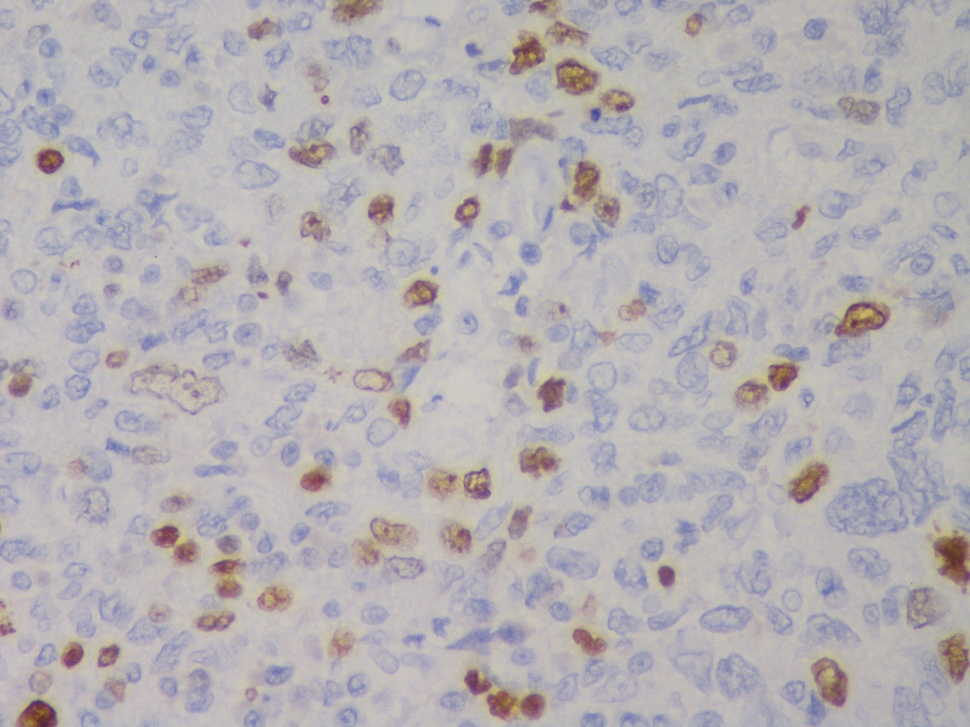
#> input picture Assignment7/4.jpg, 970 x 727 px, shrunk from 2560 x 1920 before the run
$ jupyter execute CV_Assignment7_4.ipynb
#> lines starting #> are read from the running program, lines starting #| are printed output that depends on the picture; after the words box and inside, x2 and y2 are one past the last pixel; in counts of white or black regions, pixels touching at a corner belong together
[cell 1]
import cv2
from matplotlib import pyplot as plt
from skimage.segmentation import clear_border
import numpy as np
import sys

np.set_printoptions(threshold=sys.maxsize)

[cell 2]
img = cv2.imread("4.jpg")
#> img is the input picture: shape (727, 970, 3); mean B, G, R 179.5, 175.9, 180.5

gray = cv2.cvtColor(img, cv2.COLOR_RGB2GRAY)

# gray_correct = np.array(255 * (gray / 255) ** 1.2 , dtype='uint8')

ret, thres = cv2.threshold(gray, 125, 255, cv2.THRESH_BINARY_INV)
#> thres: shape (727, 970); 2.6% white; 157 white regions (92 under 20 px), largest, box (x1, y1, x2, y2) and area: (934, 536, 970, 584) 1217, (835, 302, 889, 337) 972, (18, 700, 57, 727) 813

thres1 = cv2.adaptiveThreshold(gray, 255, cv2.ADAPTIVE_THRESH_GAUSSIAN_C, cv2.THRESH_BINARY, 255, 8)
#> thres1: shape (727, 970); 80.7% white; 1609 black regions (1119 under 20 px), largest, box (x1, y1, x2, y2) and area: (559, 140, 621, 260) 2696, (440, 665, 547, 723) 2559, (353, 338, 432, 430) 2231
thres1 = cv2.bitwise_not(thres1)

# [5 lines of commented-out code are left out]
plt.imshow(thres1, cmap="gray")

[cell 3]
kernel = np.ones((3,3), np.uint8)
kernel1 = np.ones((7,7), np.uint8)
# if we increase iterations smaller nuclei will go off sometimes
opening = cv2.morphologyEx(thres, cv2.MORPH_OPEN, kernel, iterations=2)
#> opening: shape (727, 970); 2.1% white; 56 white regions, largest, box (x1, y1, x2, y2) and area: (935, 537, 970, 582) 1185, (18, 700, 57, 727) 811, (791, 465, 827, 503) 715
# opening = clear_border(opening)

# opening1 = cv2.morphologyEx(thres1, cv2.MORPH_OPEN, kernel1, iterations=1)
img_dilation = cv2.dilate(thres1, kernel1, iterations=2)
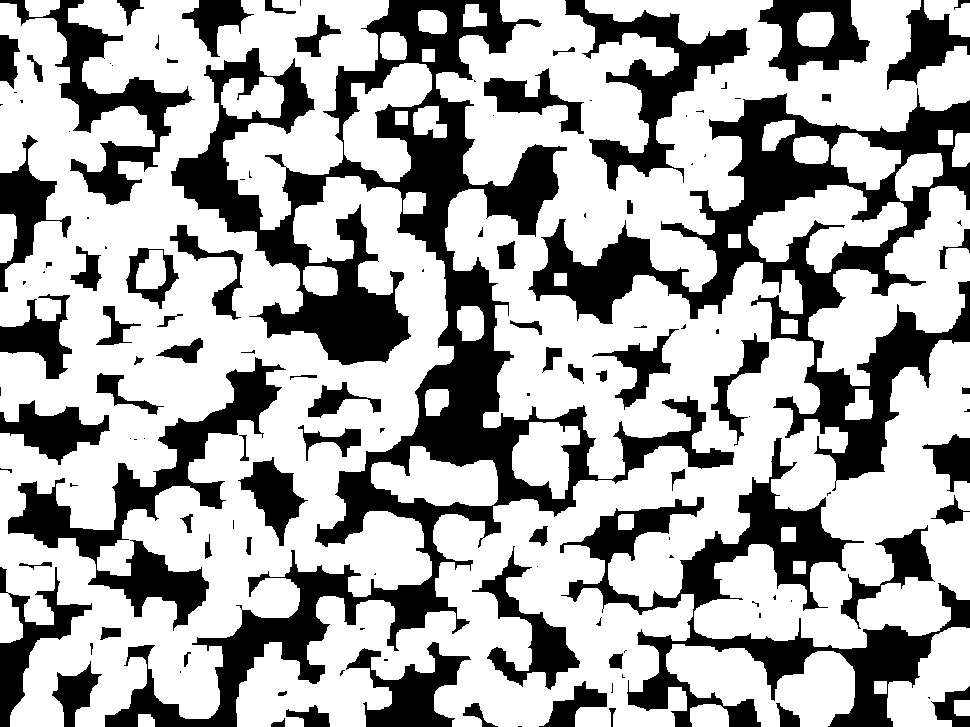
#> img_dilation: shape (727, 970); 66.5% white; 132 black regions (55 under 20 px), largest, box (x1, y1, x2, y2) and area: (105, 0, 734, 727) 77432, (528, 88, 970, 491) 40487, (560, 438, 970, 727) 25027
img_erode = cv2.erode(img_dilation,kernel1, iterations=2)
#> img_erode: shape (727, 970); 33.1% white; 143 white regions (40 under 20 px), largest, box (x1, y1, x2, y2) and area: (0, 0, 448, 446) 40647, (827, 346, 970, 537) 10525, (0, 476, 217, 727) 9325
# clean all noise after dilatation and erosion
img_erode = cv2.medianBlur(img_erode, 7)
#> img_erode: shape (727, 970); 32.7% white; 138 white regions (9 under 20 px), largest, box (x1, y1, x2, y2) and area: (52, 172, 444, 435) 23824, (827, 348, 970, 536) 10504, (16, 545, 214, 727) 8084

kernel11 = np.ones((3,3), np.uint8)
opening1 = cv2.morphologyEx(img_erode, cv2.MORPH_OPEN, kernel11, iterations=4)
#> opening1: shape (727, 970); 30.6% white; 150 white regions, largest, box (x1, y1, x2, y2) and area: (829, 348, 970, 535) 10403, (129, 263, 261, 414) 7295, (676, 345, 807, 551) 6357

# plt.subplot(1, 2, 1)
# plt.imshow(opening, cmap="gray")
# plt.subplot(1, 2, 2)
plt.imshow(opening1, cmap="gray")

[cell 4]
sure_bg = cv2.dilate(opening, kernel, iterations=10)
#> sure_bg: shape (727, 970); 9.7% white; 35 white regions, largest, box (x1, y1, x2, y2) and area: (502, 0, 638, 130) 8022, (455, 661, 554, 727) 4500, (553, 152, 624, 225) 3491

sure_bg1 = cv2.dilate(opening1, kernel11, iterations=2)
#> sure_bg1: shape (727, 970); 39.1% white; 125 white regions, largest, box (x1, y1, x2, y2) and area: (0, 261, 339, 418) 16975, (0, 86, 224, 320) 13588, (827, 346, 970, 537) 11891

# plt.subplot(1, 2, 1)
# plt.imshow(sure_bg, cmap="gray")
# plt.subplot(1, 2, 2)
plt.imshow(sure_bg1, cmap="gray")

[cell 5]
dist_trans = cv2.distanceTransform(opening, cv2.DIST_L2, 5)

dist_trans1 = cv2.distanceTransform(opening1, cv2.DIST_L2, 5)

# plt.subplot(1, 2, 1)
plt.imshow(dist_trans, cmap="gray")
# plt.subplot(1, 2, 2)
# plt.imshow(dist_trans1, cmap="gray")

[cell 6]
ret, sure_fg = cv2.threshold(dist_trans, 0.1*dist_trans.max(), 255, 0)
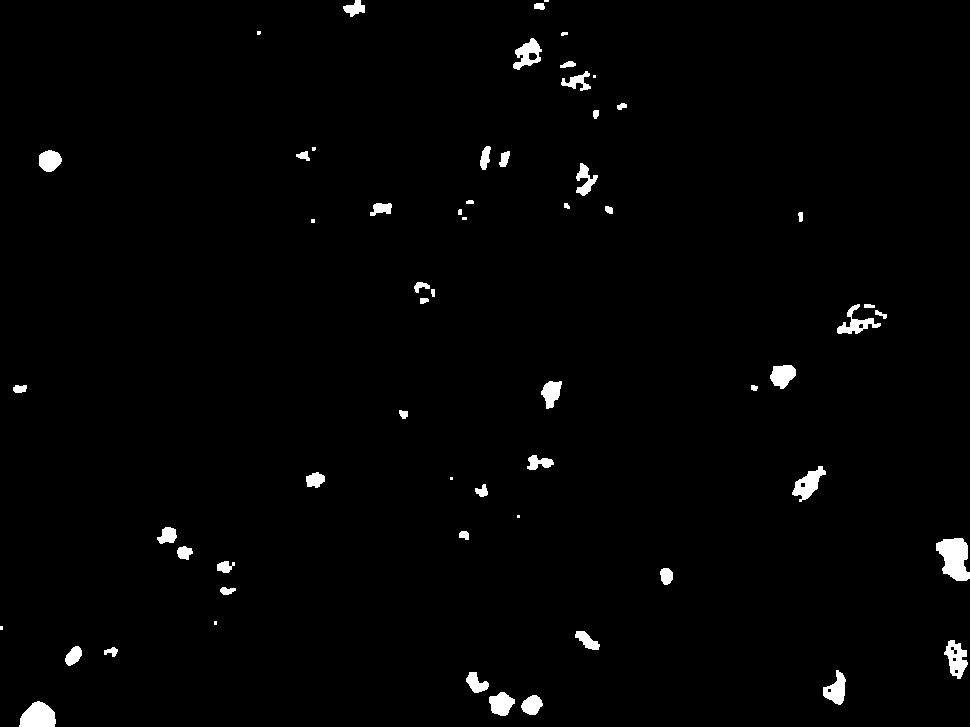
#> sure_fg: shape (727, 970) float32; 1.5% white; 60 white regions (10 under 20 px), largest, box (x1, y1, x2, y2) and area: (936, 538, 970, 581) 1022, (19, 701, 56, 727) 719, (792, 466, 826, 502) 551
#> ret = 1.92

# ret1, sure_fg1 = cv2.threshold(dist_trans1, 0.1*dist_trans1.max(), 255, 0)
ret1, sure_fg1 = cv2.threshold(dist_trans1, 0.01*dist_trans1.max(), 255, 0)
#> ret1 = 0.3

# plt.subplot(1, 2, 1)
# plt.imshow(sure_fg, cmap="gray")
# plt.subplot(1, 2, 2)
plt.imshow(sure_fg1, cmap="gray")

[cell 7]
sure_fg = np.uint8(sure_fg)

sure_fg1 = np.uint8(sure_fg1)

# plt.subplot(1, 2, 1)
# plt.imshow(sure_fg, cmap="gray")
# plt.subplot(1, 2, 2)
plt.imshow(sure_fg1, cmap="gray")

[cell 8]
ret2, labels = cv2.connectedComponents(sure_fg)
#> labels: shape (727, 970) int32; 61 distinct labels, from 0 to 60
#> ret2 = 61

ret3, labels1 = cv2.connectedComponents(sure_fg1)
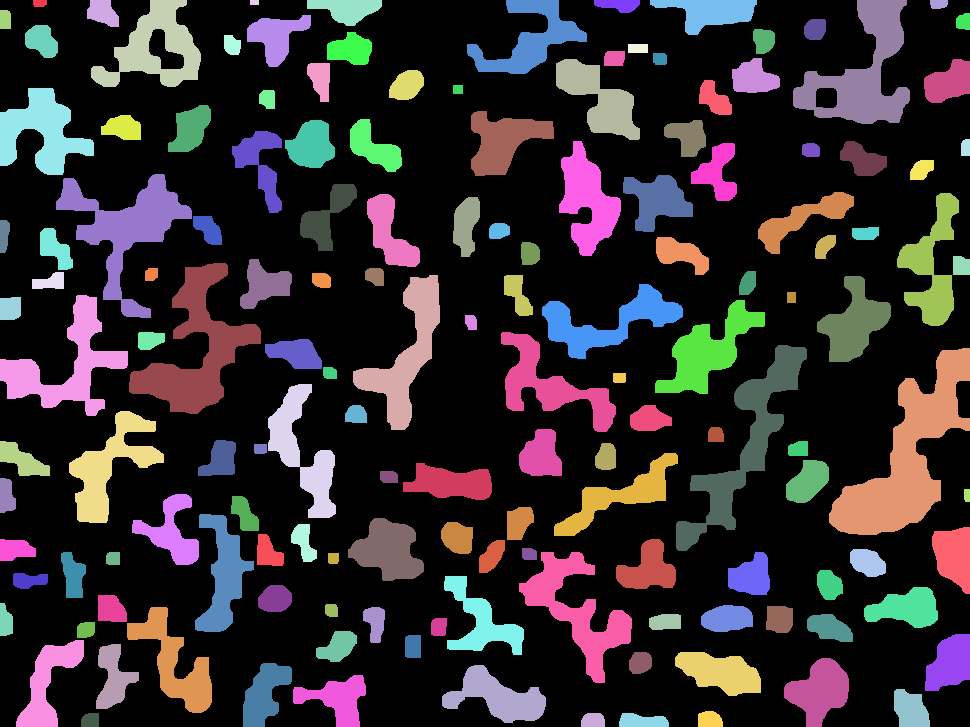
#> labels1: shape (727, 970) int32; 151 distinct labels, from 0 to 150; one colour per label, 0 black
#> ret3 = 151

print(ret2-1, ret3-1)
#| 60 150
# plt.subplot(1, 2, 1)
# plt.imshow(labels, cmap="gray")
# plt.subplot(1, 2, 2)
plt.imshow(labels1, cmap="gray")

[cell 9]
images = ['1.jpg', '2.jpg', '3.jpg', '4.jpg']

i=0
for image in images:
    img = cv2.imread(image)
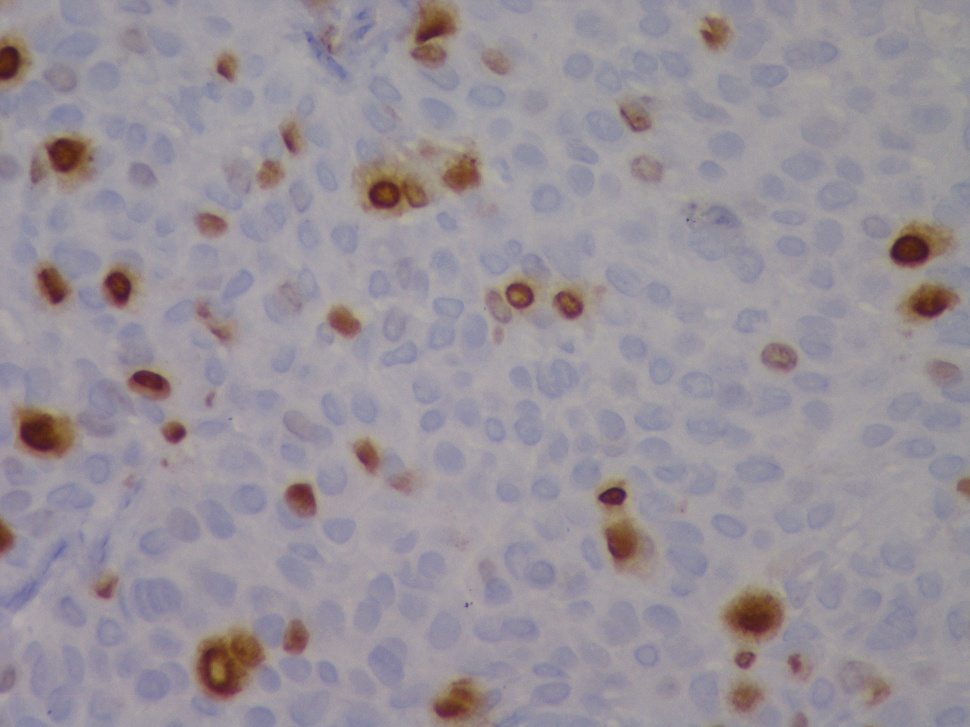
#> input picture Assignment7/1.jpg, 970 x 727 px, shrunk from 2560 x 1920 before the run
#> img is the input picture: shape (727, 970, 3); mean B, G, R 153.9, 145.9, 152.8

    gray = cv2.cvtColor(img, cv2.COLOR_RGB2GRAY)

    if(image=='1.jpg'):
        thresh = 120
        thresh1 = 10
    if(image=='2.jpg'):
        thresh = 120
        thresh1 = 10
    if(image =='3.jpg'):
        thresh=120
        thresh1 = 10
    if(image=='4.jpg'):
        thresh=125
        thresh1 = 10
    ret, thres = cv2.threshold(gray, thresh, 255, cv2.THRESH_BINARY_INV)
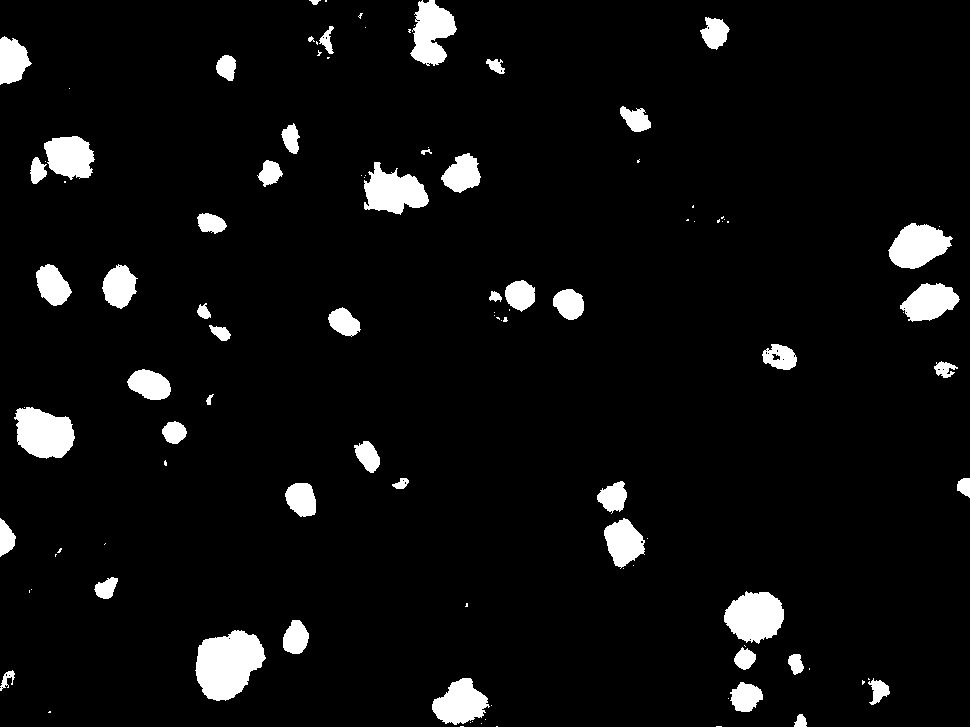
#> thres: shape (727, 970); 5.5% white; 108 white regions (57 under 20 px), largest, box (x1, y1, x2, y2) and area: (195, 630, 266, 701) 3512, (14, 407, 75, 459) 2330, (724, 591, 784, 644) 2295
#> ret = 120

    thres1 = cv2.adaptiveThreshold(gray, 255, cv2.ADAPTIVE_THRESH_GAUSSIAN_C, cv2.THRESH_BINARY, 255, thresh1)
#> thres1: shape (727, 970); 90% white; 1619 black regions (1424 under 20 px), largest, box (x1, y1, x2, y2) and area: (194, 630, 266, 702) 3564, (357, 156, 433, 216) 2773, (595, 480, 654, 572) 2768
    thres1 = cv2.bitwise_not(thres1)

    i=i+1
    plt.subplot(2, 2, i)
    plt.imshow(thres1, cmap="gray")
#> pass 2 of the loop `for image in images:`:
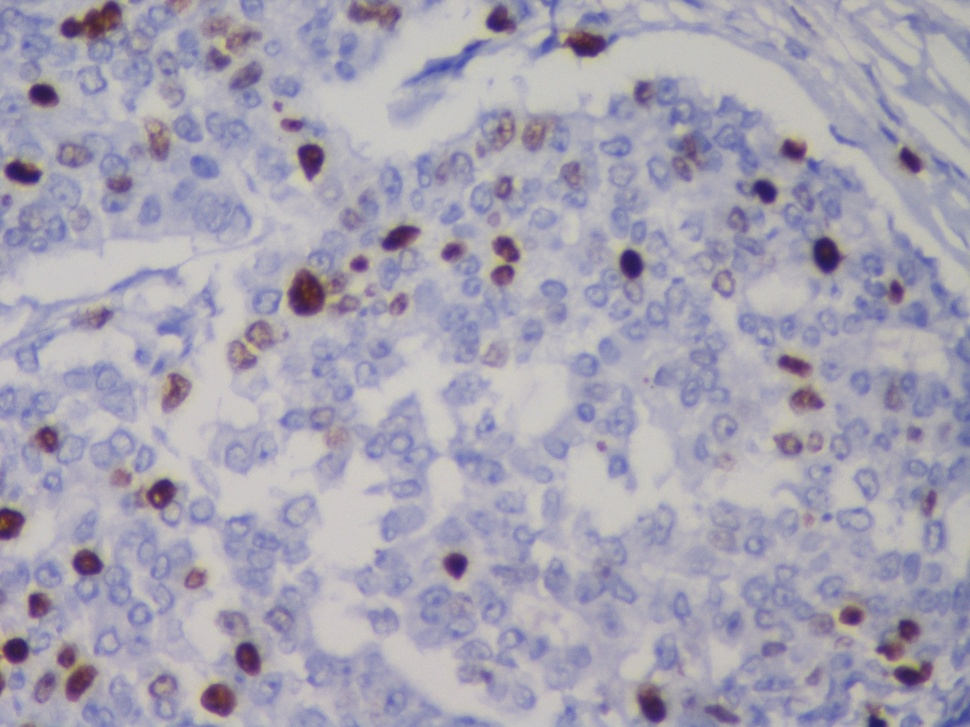
#> input picture Assignment7/2.jpg, 970 x 727 px, shrunk from 2560 x 1920 before the run
#> img is the input picture: shape (727, 970, 3); mean B, G, R 179.1, 163.5, 166.9
#> `ret, thres = cv2.threshold(gray, thresh, 255, cv2.THRESH_BINARY_INV)`:
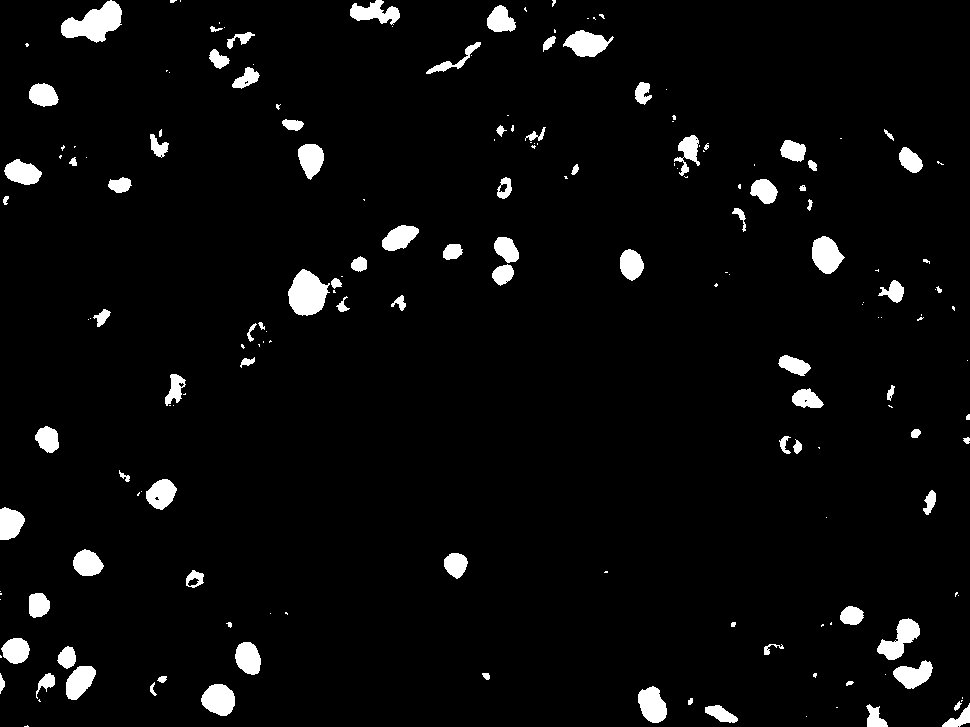
#> thres: shape (727, 970); 4.1% white; 184 white regions (91 under 20 px), largest, box (x1, y1, x2, y2) and area: (61, 0, 122, 43) 1472, (288, 269, 330, 316) 1336, (877, 618, 920, 660) 861
#> `thres1 = cv2.adaptiveThreshold(gray, 255, cv2.ADAPTIVE_THRESH_GAUSSIAN..`:
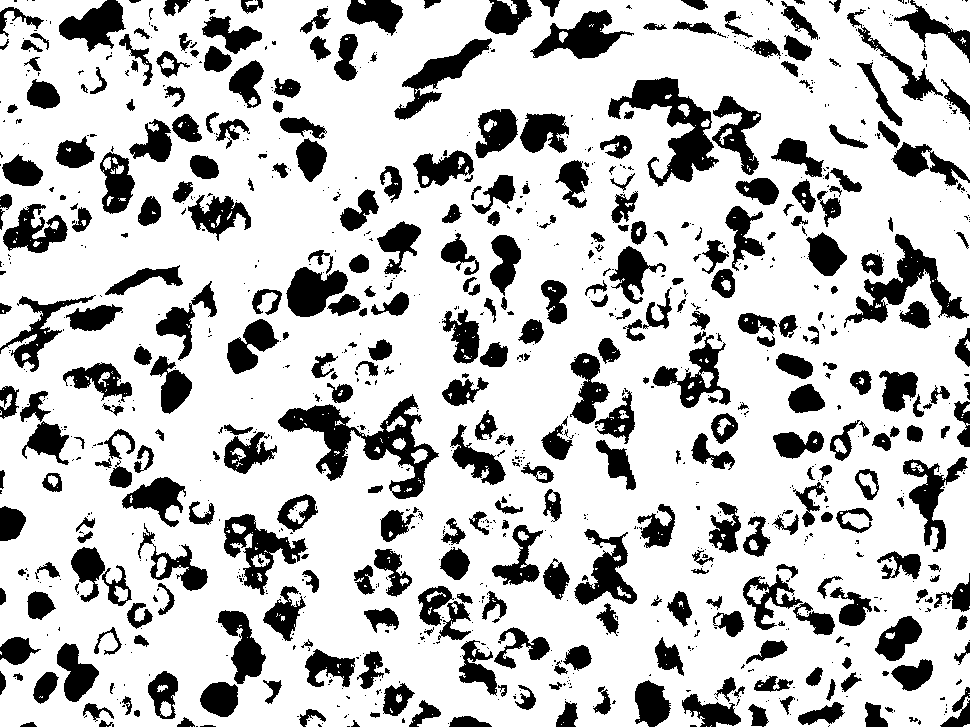
#> thres1: shape (727, 970); 76.3% white; 1069 black regions (684 under 20 px), largest, box (x1, y1, x2, y2) and area: (278, 394, 439, 499) 5139, (608, 77, 719, 187) 4164, (844, 234, 969, 328) 3198
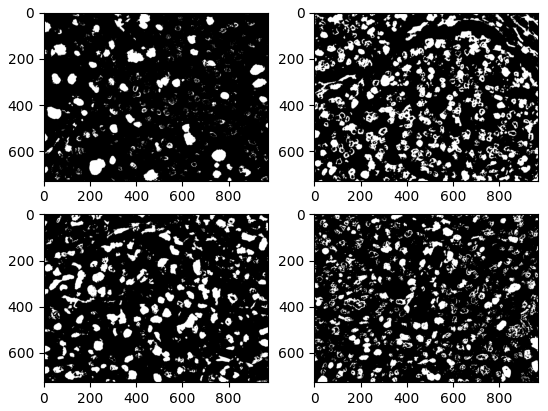
#> figure drawn by matplotlib, 4 panels
